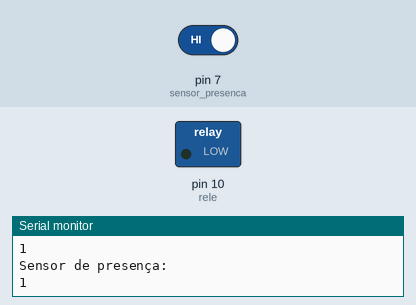
The sketch below on a simulated Arduino Uno, built with avr-gcc and run on an emulated ATmega328P. On the bench: switched loads named in the sketch (green lamp = pin HIGH), the last lines printed to the serial monitor. Dashed ring = blinking. Inputs (shaded band) come from the test bench; at power-on: pin 7 (sensor_presenca) HIGH.

Above: at 1.2 s.
1.3 s: pin 7 (sensor_presenca) driven LOW
At 1.5 s:
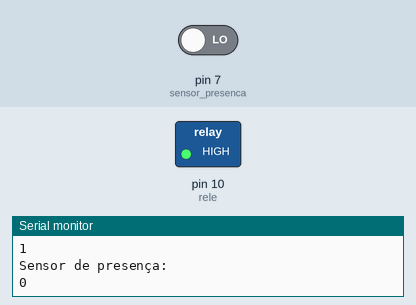
4.3 s: pin 7 (sensor_presenca) driven HIGH
At 4.3 s:
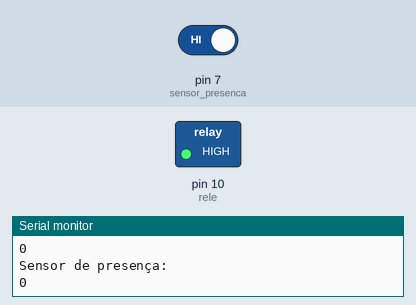
Timing chart, 0 to 7.3 s (numbered marks = the images above; inputs shaded):
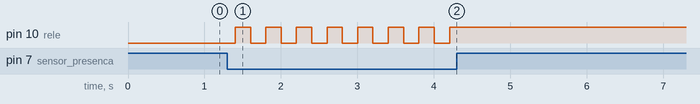

The sketch:

SensorPresencaRele.ino
```cpp
#include "SoftwareSerial.h"

//variáveis
int sensor_presenca = 7;
int rele = 10;
int ligado = 0;
int retorno_sensor_presenca = 0;

void setup() {

  Serial.begin(9600);

  // inicializa as variáveis e portas
  pinMode(sensor_presenca, INPUT);
  pinMode(rele, OUTPUT);

}

void loop() {

  retorno_sensor_presenca = digitalRead(sensor_presenca);

  Serial.println("Sensor de presença:");
  Serial.println(retorno_sensor_presenca);

  if (retorno_sensor_presenca == 0 && ligado == 0)
  {
    //Acende o LED
    digitalWrite(rele, HIGH);

    ligado = 1;
  }
  else if (retorno_sensor_presenca == 0 && ligado == 1)
  {
    //Apaga o LED
    digitalWrite(rele, LOW);

    ligado = 0;
  }

  delay(200);
}
```

Measured:
- after the input at 1.3 s, pin 10 (rele): alternates HIGH for 0.20 s and LOW for 0.20 s, starting after 0.10 s
- after the input at 4.3 s, pin 10 (rele): stops changing and stays HIGH
